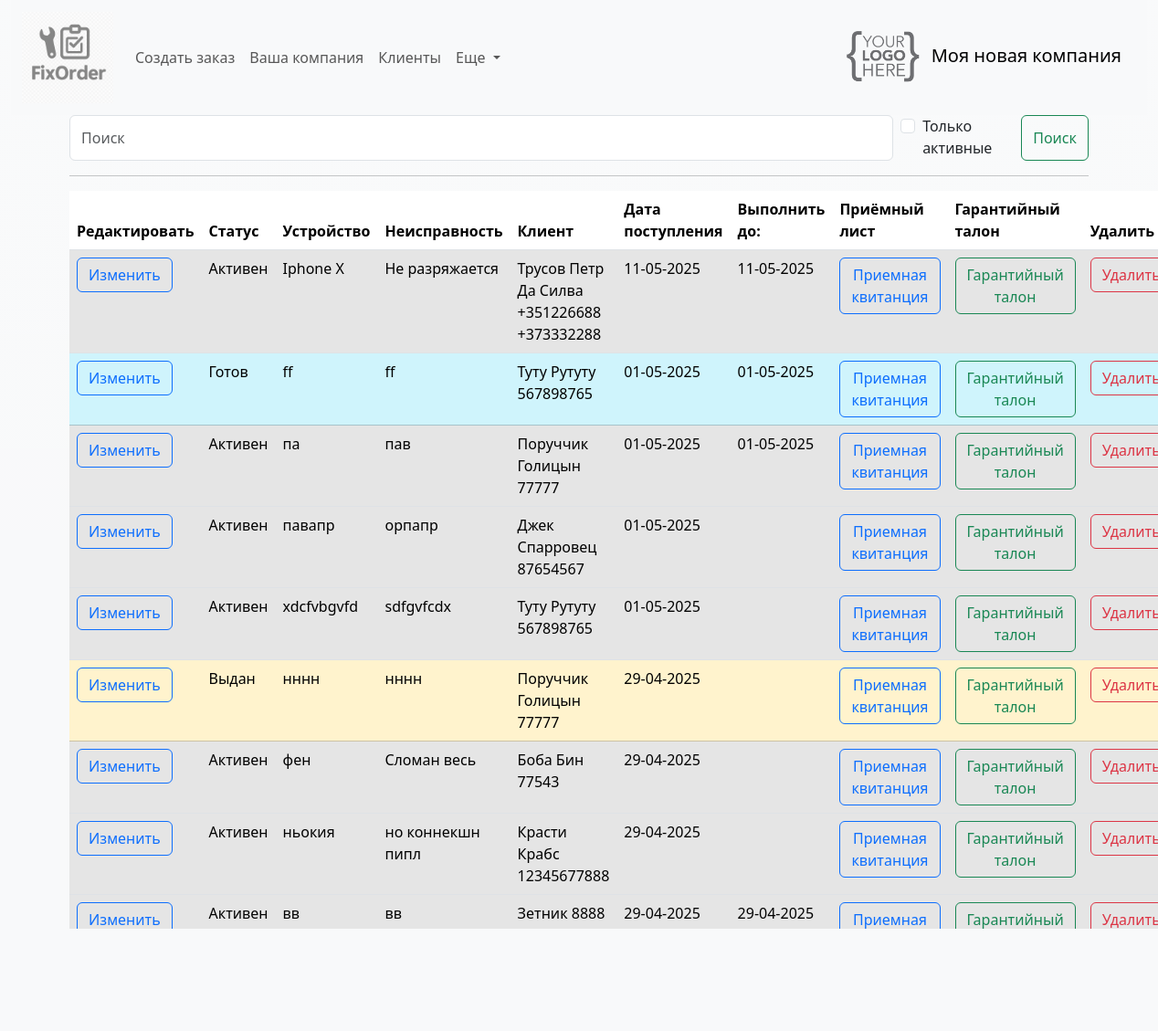
The page / on the database its author committed.
### fixorder/models.py (models this page shows, shortened)
class Company(models.Model):
    brand_name = models.CharField(max_length=255, unique=True, db_index=True, verbose_name='Название компании')
    official_name = models.CharField(max_length=255, blank=True, null=True, unique=True, db_index=True, verbose_name='Юридическое наименование')
    unp = models.DecimalField(max_digits=10, decimal_places=2, blank=True, null=True, verbose_name='УНП')
    phone = models.CharField(max_length=20, unique=True, verbose_name='Контактный номер')
    phone1 = models.CharField(max_length=20, blank=True, null=True, unique=True, verbose_name='Контактный номер')
    phone2 = models.CharField(max_length=20, blank=True, null=True, unique=True, verbose_name='Контактный номер')
    telegram = models.CharField(max_length=40, blank=True, null=True, verbose_name='Telegram')
    viber = models.CharField(max_length=20, blank=True, null=True, verbose_name='Viber')
    whatsapp = models.CharField(max_length=20, blank=True, null=True, verbose_name='Whattsapp')
    email = models.EmailField(max_length=50, blank=True, null=True, verbose_name='Электронная почта')
    adress = models.CharField(max_length=255, blank=True, null=True, unique=True, db_index=True, verbose_name='Адрес')
    postal_adress = models.CharField(max_length=255, blank=True, null=True, unique=True, verbose_name='Почтовый адрес')
    official_adress = models.CharField(max_length=255, blank=True, null=True, unique=True, verbose_name='Юридический адрес')
    income_data = models.TextField(max_length=20000, blank=True, null=True, verbose_name='Общая информация для приемной квитанции')
    warranty_data = models.TextField(max_length=20000, blank=True, null=True, verbose_name='Общая информация для приемной квитанции')
    photo = models.ImageField(upload_to="static/img/", blank=True, null=True, verbose_name="Логотип компании")

class Order(models.Model):
    order_client = models.ForeignKey(Client, related_name='client', null=True, on_delete=models.SET_NULL, verbose_name='Клиент')
    executor = models.ForeignKey(Employee, blank=True, null=True, related_name='executor', on_delete=models.SET_NULL, verbose_name='Исполнитель')
    time_create = models.DateTimeField(auto_now_add=True, verbose_name='Дата прихода')
    time_update = models.DateTimeField(auto_now=True, verbose_name='Дата изменения')
    time_demand = models.DateField(blank=True, null=True, verbose_name='Срок ремонта')
    time_away = models.DateTimeField(null=True, blank=True, verbose_name='Дата выдачи')
    device = models.CharField(max_length=255, verbose_name='Устройство')
    defect = models.TextField(max_length=400, verbose_name='Неисправность')
    device_password = models.CharField(max_length=50, blank=True, null=True, verbose_name='Пароль')
    device_exterior = models.TextField(max_length=400, blank=True, null=True, verbose_name='Внешний вид')
    initial_price = models.CharField(max_length=10, blank=True, null=True, verbose_name='Ориентировочная стоимость')
    prepaid = models.DecimalField(max_digits=10, decimal_places=2, blank=True, null=True, verbose_name='Предоплата')
    notes = models.TextField(max_length=500, blank=True, null=True, verbose_name='Заметки')
    total_price = models.DecimalField(max_digits=10, decimal_places=2, blank=True, default=0, verbose_name='Итоговая стоимость')
    status = models.ForeignKey(OrderStatus, on_delete=models.DO_NOTHING, default=4, related_name='related_order', verbose_name='Статус ремонта')
    conclusion = models.TextField(max_length=500, blank=True, null=True, verbose_name='Заключение мастера')
    remain_to_pay = models.DecimalField(max_digits=10, decimal_places=2, null=True, blank=True, default=0, verbose_name='Осталось оплатить')
    class Meta:
        verbose_name = "Заказы"
        verbose_name_plural = "Заказы"
        ordering = ["-time_create"]
        indexes = [models.Index(fields=["-time_create"]), models.Index(fields=["status"])]
    def get_absolute_url(self):
        return reverse('order', kwargs={'pk': self.pk})
    def get_warrantydoc_url(self):
        return reverse('warrantydoc', kwargs={'pk': self.pk})
    def get_commingdoc_url(self):
        return reverse('commingdoc', kwargs={'pk': self.pk})
    def get_delete_url(self):
        return reverse('delete', kwargs={'pk': self.pk})

class OrderStatus(models.Model):
    status = models.CharField(max_length=100, unique=True, db_index=True, verbose_name='Статус заказа')
    def __str__(self):
        return self.status

class Client(models.Model):
    name = models.CharField(max_length=255, unique=True, db_index=True, verbose_name='ФИО клиента') #unique=True,
    phone = models.CharField(max_length=20, db_index=True, verbose_name='Контактный номер')
    phone1 = models.CharField(max_length=20, db_index=True, blank=True, null=True, verbose_name='Дополнительный номер')
    telegram = models.CharField(max_length=40, blank=True, null=True, verbose_name='Telegram клиента')
    viber = models.CharField(max_length=20, blank=True, null=True, verbose_name='Viber клиента')
    whatsapp = models.CharField(max_length=20, blank=True, null=True, verbose_name='Whattsapp клиента')
    class Meta:
        verbose_name = 'Клиенты'
        verbose_name_plural = 'Клиенты'
        ordering = ['name']
        indexes = [models.Index(fields=['name'])]
    def __str__(self):
        return f'{self.name} {self.phone} {self.phone1}'

### fixorder/views.py (the view)
# urls.py: path('', views.Show_orderlist.as_view(), name='orderlist'),
class Show_orderlist(ListView):
    model = Order
    template_name = 'fixorder/orderlist.html'
    context_object_name = 'my_orders'
    paginate_by = 15
    extra_context = {'title': 'Главная страница', 'header': 'Ваши заказы'}
    def get_queryset(self):
        query = self.request.GET.get('q')
        checky = self.request.GET.get('cb')
        if not checky:
            if query:
                query = query.replace("\\", "")
                return Order.objects.filter(
                    Q(order_client__phone__iregex=query) | Q(order_client__name__iregex=query) | Q(
                        order_client__telegram__iregex=query))  # для PosgreSQL можно использовать __icontains
            return super().get_queryset()
        else:
            return Order.objects.filter(status__status="Активен").filter(
                    Q(order_client__phone__iregex=query) | Q(order_client__name__iregex=query) |
            Q(order_client__telegram__iregex=query))

### fixorder/templatetags/fixorder_tags.py (called while the page is built)
@register.simple_tag
def logo_url():
    return static('img/logo.png')

@register.simple_tag
def get_company_name():
    return Company.objects.get(pk=1).brand_name

### fixorder/templates/fixorder/orderlist.html (shortened to what this page needs)
{% extends 'fixorder/base.html' %}
{% block content %}
{% include 'fixorder/search_with_checkbox.html' %}
     <hr>
    <table class="table table-hover">
  <thead>
    <tr>
        <th scope="col">Редактировать</th>
      <th scope="col">Статус</th>
      <th scope="col">Устройство</th>
      <th scope="col">Неисправность</th>
      <th scope="col">Клиент</th>
      <th scope="col">Дата поступления</th>
        <th scope="col">Выполнить до:</th>
        <th scope="col">Приёмный лист</th>
        <th scope="col">Гарантийный талон</th>
        <th scope="col">Удалить</th>
    </tr>
  </thead>
  <tbody>
  {% for myo in my_orders %}
    {% if myo.status.status == "Активен" %}
        <tr class="table-active">
    {% elif myo.status.status == "Готов" %}
       <tr class="table-info">
      {% elif myo.status.status == "Выдан без ремонта" %}
       <tr class="table-warning">
      {% elif myo.status.status == "Выдан" %}
       <tr class="table-warning">
  {% endif %}
      <td><a href="{{ myo.get_absolute_url }}" class="btn btn-outline-primary">Изменить</a></td>
  <td>{{myo.status}}</td>
      <td>{{myo.device}}</td>
      <td>{{myo.defect}}</td>
      <td>{{myo.order_client}}</td>
      <td>{{myo.time_create|date:"d-m-Y"}}</td>
      <td>{{myo.time_demand|date:"d-m-Y"}}</td>
      <td><a href="{{ myo.get_commingdoc_url }}" class="btn btn-outline-primary">Приемная квитанция</a></td>
      <td><a href="{{ myo.get_warrantydoc_url }}" class="btn btn-outline-success">Гарантийный талон</a></td>
      <td> <a href="{{ myo.get_delete_url }}" class="btn btn-outline-danger">Удалить</a></td>
  </tr>
  {% endfor %}
  </tbody>
</table>
{% endblock %}

### fixorder/templates/fixorder/navbar.html (shortened to what this page needs)
{% load fixorder_tags %}
<nav class="navbar navbar-expand-lg bg-body-tertiary">
  <div class="container-fluid">
    <a class="navbar-brand" href="/">
      <img src="/static/img/br_phone.png" alt="" height="100">
    </a>
    <div class="collapse navbar-collapse" id="navbarSupportedContent">
      <ul class="navbar-nav me-auto mb-2 mb-lg-0">
        <li class="nav-item">
          <a class="nav-link" href="/neworder">Создать заказ</a>
        </li>
        <li class="nav-item">
          <a class="nav-link" href="/company">Ваша компания</a>
        </li>
        <li class="nav-item">
          <a class="nav-link" href="/clientlist">Клиенты</a>
        </li>
        <li class="nav-item dropdown">
          <a class="nav-link dropdown-toggle" href="#" role="button" data-bs-toggle="dropdown" aria-expanded="false">
            Еще
          </a>
        </li>
      </ul>
    </div>
    <a class="navbar-brand" href="/">
      <img src="{% logo_url %}" alt="FixOrder" height="60">
      {% get_company_name %}
    </a>
    </div>
</nav>

### rows shown on the page
Company: brand_name "Моя новая компания"
Order: status "Активен", device "Iphone X", defect "Не разряжается", order_client "Трусов Петр Да Силва +351226688 +373332288", time_create "11-05-2025", time_demand "11-05-2025"
Order: status "Готов", device "ff", defect "ff", order_client "Туту Рутуту 567898765", time_create "01-05-2025", time_demand "01-05-2025"
Order: status "Активен", device "па", defect "пав", order_client "Поруччик Голицын 77777", time_create "01-05-2025", time_demand "01-05-2025"
Order: status "Активен", device "павапр", defect "орпапр", order_client "Джек Спарровец 87654567", time_create "01-05-2025"
Order: status "Активен", device "xdcfvbgvfd", defect "sdfgvfcdx", order_client "Туту Рутуту 567898765", time_create "01-05-2025"
Order: status "Выдан", device "нннн", defect "нннн", order_client "Поруччик Голицын 77777", time_create "29-04-2025"
Order: status "Активен", device "фен", defect "Сломан весь", order_client "Боба Бин 77543", time_create "29-04-2025"
Order: status "Активен", device "ньокия", defect "но коннекшн пипл", order_client "Красти Крабс 12345677888", time_create "29-04-2025"
Order: status "Активен", device "вв", defect "вв", order_client "Зетник 8888", time_create "29-04-2025", time_demand "29-04-2025"
